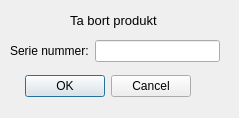
<?xml version="1.0" encoding="UTF-8"?>
<ui version="4.0">
 <class>removeProduct</class>
 <widget class="QDialog" name="removeProduct">
  <property name="geometry">
   <rect>
    <x>0</x>
    <y>0</y>
    <width>239</width>
    <height>118</height>
   </rect>
  </property>
  <property name="windowTitle">
   <string>Dialog</string>
  </property>
  <widget class="QDialogButtonBox" name="buttonBox">
   <property name="geometry">
    <rect>
     <x>10</x>
     <y>70</y>
     <width>181</width>
     <height>32</height>
    </rect>
   </property>
   <property name="orientation">
    <enum>Qt::Horizontal</enum>
   </property>
   <property name="standardButtons">
    <set>QDialogButtonBox::Cancel|QDialogButtonBox::Ok</set>
   </property>
  </widget>
  <widget class="QLabel" name="label_2">
   <property name="geometry">
    <rect>
     <x>70</x>
     <y>10</y>
     <width>91</width>
     <height>21</height>
    </rect>
   </property>
   <property name="font">
    <font>
     <pointsize>10</pointsize>
    </font>
   </property>
   <property name="text">
    <string>Ta bort produkt</string>
   </property>
  </widget>
  <widget class="QWidget" name="">
   <property name="geometry">
    <rect>
     <x>10</x>
     <y>40</y>
     <width>210</width>
     <height>22</height>
    </rect>
   </property>
   <layout class="QHBoxLayout" name="horizontalLayout">
    <item>
     <widget class="QLabel" name="label">
      <property name="text">
       <string>Serie nummer:</string>
      </property>
     </widget>
    </item>
    <item>
     <widget class="QLineEdit" name="IdToRemove"/>
    </item>
   </layout>
  </widget>
 </widget>
 <tabstops>
  <tabstop>IdToRemove</tabstop>
 </tabstops>
 <resources/>
 <connections>
  <connection>
   <sender>buttonBox</sender>
   <signal>accepted()</signal>
   <receiver>removeProduct</receiver>
   <slot>accept()</slot>
   <hints>
    <hint type="sourcelabel">
     <x>190</x>
     <y>84</y>
    </hint>
    <hint type="destinationlabel">
     <x>157</x>
     <y>117</y>
    </hint>
   </hints>
  </connection>
  <connection>
   <sender>buttonBox</sender>
   <signal>rejected()</signal>
   <receiver>removeProduct</receiver>
   <slot>reject()</slot>
   <hints>
    <hint type="sourcelabel">
     <x>190</x>
     <y>90</y>
    </hint>
    <hint type="destinationlabel">
     <x>238</x>
     <y>117</y>
    </hint>
   </hints>
  </connection>
 </connections>
</ui>
